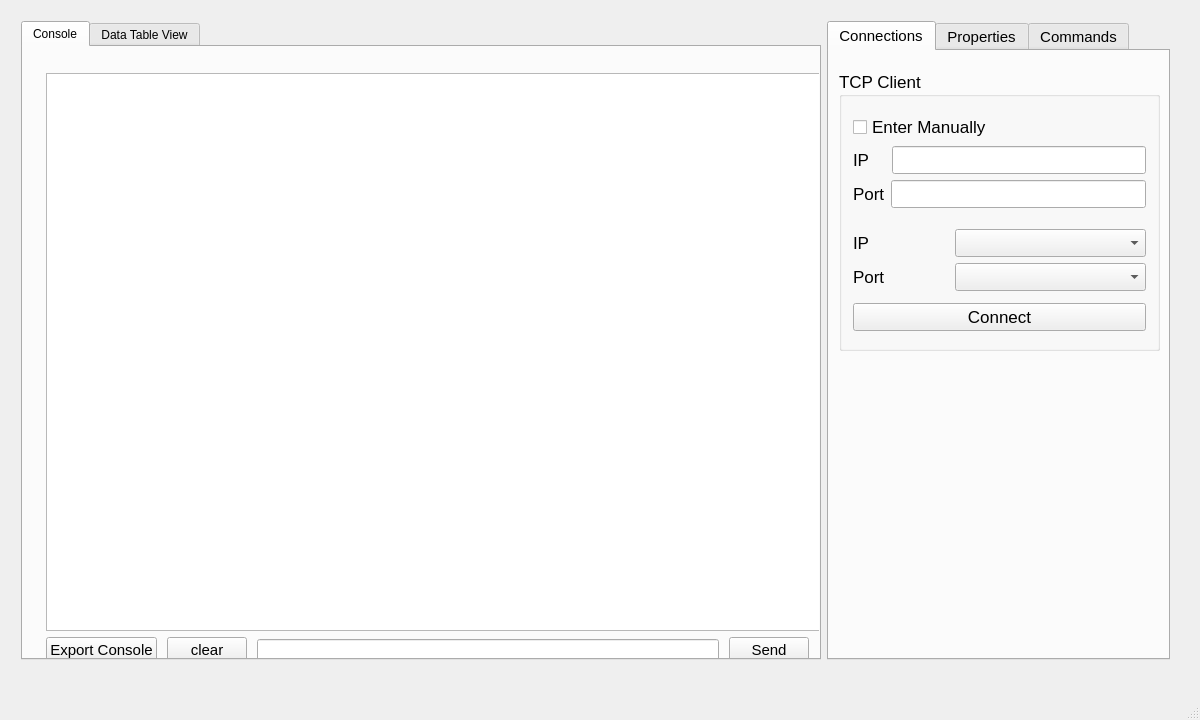
<?xml version="1.0" encoding="UTF-8"?>
<ui version="4.0">
 <class>MainWindow</class>
 <widget class="QMainWindow" name="MainWindow">
  <property name="geometry">
   <rect>
    <x>0</x>
    <y>0</y>
    <width>1200</width>
    <height>720</height>
   </rect>
  </property>
  <property name="sizePolicy">
   <sizepolicy hsizetype="Fixed" vsizetype="Fixed">
    <horstretch>0</horstretch>
    <verstretch>0</verstretch>
   </sizepolicy>
  </property>
  <property name="maximumSize">
   <size>
    <width>1920</width>
    <height>1200</height>
   </size>
  </property>
  <property name="windowTitle">
   <string>MainWindow</string>
  </property>
  <property name="windowIcon">
   <iconset>
    <normaloff>:/icons/DTU_red-blue.ico</normaloff>:/icons/DTU_red-blue.ico</iconset>
  </property>
  <widget class="QWidget" name="centralWidget">
   <widget class="QWidget" name="layoutWidget">
    <property name="geometry">
     <rect>
      <x>10</x>
      <y>10</y>
      <width>1171</width>
      <height>661</height>
     </rect>
    </property>
    <layout class="QHBoxLayout" name="Debug_Connection_Main_vecrticalLayout" stretch="70,30">
     <item>
      <widget class="QTabWidget" name="Console_tabWidget">
       <property name="currentIndex">
        <number>0</number>
       </property>
       <widget class="QWidget" name="Console_tab">
        <attribute name="title">
         <string>Console</string>
        </attribute>
        <widget class="QWidget" name="layoutWidget">
         <property name="geometry">
          <rect>
           <x>12</x>
           <y>15</y>
           <width>785</width>
           <height>601</height>
          </rect>
         </property>
         <layout class="QVBoxLayout" name="Console_Controls_verticalLayout" stretch="100,10">
          <property name="spacing">
           <number>6</number>
          </property>
          <property name="sizeConstraint">
           <enum>QLayout::SetNoConstraint</enum>
          </property>
          <property name="bottomMargin">
           <number>0</number>
          </property>
          <item>
           <widget class="QTextEdit" name="Console_textEdit">
            <property name="sizePolicy">
             <sizepolicy hsizetype="Preferred" vsizetype="Preferred">
              <horstretch>0</horstretch>
              <verstretch>0</verstretch>
             </sizepolicy>
            </property>
            <property name="minimumSize">
             <size>
              <width>779</width>
              <height>523</height>
             </size>
            </property>
            <property name="font">
             <font>
              <pointsize>16</pointsize>
              <weight>75</weight>
              <bold>true</bold>
              <underline>false</underline>
              <strikeout>false</strikeout>
             </font>
            </property>
            <property name="frameShape">
             <enum>QFrame::StyledPanel</enum>
            </property>
            <property name="frameShadow">
             <enum>QFrame::Sunken</enum>
            </property>
            <property name="lineWidth">
             <number>1</number>
            </property>
            <property name="midLineWidth">
             <number>0</number>
            </property>
            <property name="readOnly">
             <bool>true</bool>
            </property>
           </widget>
          </item>
          <item>
           <layout class="QHBoxLayout" name="ConsoleControls_horizontalLayout" stretch="3,1,20,1">
            <property name="spacing">
             <number>10</number>
            </property>
            <property name="sizeConstraint">
             <enum>QLayout::SetNoConstraint</enum>
            </property>
            <property name="leftMargin">
             <number>0</number>
            </property>
            <item>
             <widget class="QPushButton" name="Console_Export_exportConsole_pushButton">
              <property name="font">
               <font>
                <pointsize>11</pointsize>
                <weight>50</weight>
                <bold>false</bold>
                <underline>false</underline>
                <strikeout>false</strikeout>
               </font>
              </property>
              <property name="text">
               <string>Export Console</string>
              </property>
             </widget>
            </item>
            <item>
             <widget class="QPushButton" name="Console_Clear_pushButton">
              <property name="font">
               <font>
                <pointsize>11</pointsize>
               </font>
              </property>
              <property name="text">
               <string>clear</string>
              </property>
             </widget>
            </item>
            <item>
             <widget class="QLineEdit" name="Console_lineEdit">
              <property name="sizePolicy">
               <sizepolicy hsizetype="MinimumExpanding" vsizetype="Fixed">
                <horstretch>0</horstretch>
                <verstretch>0</verstretch>
               </sizepolicy>
              </property>
             </widget>
            </item>
            <item>
             <widget class="QPushButton" name="ConsoleSend_pushButton">
              <property name="sizePolicy">
               <sizepolicy hsizetype="Minimum" vsizetype="Fixed">
                <horstretch>0</horstretch>
                <verstretch>0</verstretch>
               </sizepolicy>
              </property>
              <property name="font">
               <font>
                <pointsize>11</pointsize>
                <weight>50</weight>
                <bold>false</bold>
                <underline>false</underline>
                <strikeout>false</strikeout>
               </font>
              </property>
              <property name="text">
               <string>Send</string>
              </property>
             </widget>
            </item>
           </layout>
          </item>
         </layout>
        </widget>
       </widget>
       <widget class="QWidget" name="TableView_tab">
        <attribute name="title">
         <string>Data Table View</string>
        </attribute>
        <widget class="QWidget" name="layoutWidget">
         <property name="geometry">
          <rect>
           <x>15</x>
           <y>11</y>
           <width>781</width>
           <height>601</height>
          </rect>
         </property>
         <layout class="QVBoxLayout" name="TableView_Controls_verticalLayout" stretch="13,1">
          <item>
           <widget class="QTableView" name="Data_tableView">
            <property name="enabled">
             <bool>true</bool>
            </property>
            <property name="sizePolicy">
             <sizepolicy hsizetype="Minimum" vsizetype="Minimum">
              <horstretch>0</horstretch>
              <verstretch>0</verstretch>
             </sizepolicy>
            </property>
            <property name="minimumSize">
             <size>
              <width>53</width>
              <height>116</height>
             </size>
            </property>
           </widget>
          </item>
          <item>
           <layout class="QHBoxLayout" name="TableViewControls_horizontalLayout">
            <property name="rightMargin">
             <number>550</number>
            </property>
            <item>
             <widget class="QPushButton" name="DataView_Export_exportConsole_pushButton">
              <property name="font">
               <font>
                <pointsize>11</pointsize>
                <weight>50</weight>
                <bold>false</bold>
                <underline>false</underline>
                <strikeout>false</strikeout>
               </font>
              </property>
              <property name="text">
               <string>Export Console</string>
              </property>
             </widget>
            </item>
            <item>
             <widget class="QPushButton" name="DataView_Clear_pushButton">
              <property name="font">
               <font>
                <pointsize>11</pointsize>
               </font>
              </property>
              <property name="text">
               <string>clear</string>
              </property>
             </widget>
            </item>
           </layout>
          </item>
         </layout>
        </widget>
       </widget>
      </widget>
     </item>
     <item>
      <widget class="QTabWidget" name="Debug_tabWidget">
       <property name="font">
        <font>
         <pointsize>11</pointsize>
        </font>
       </property>
       <property name="tabPosition">
        <enum>QTabWidget::North</enum>
       </property>
       <property name="tabShape">
        <enum>QTabWidget::Rounded</enum>
       </property>
       <property name="currentIndex">
        <number>0</number>
       </property>
       <widget class="QWidget" name="Connections_tab">
        <attribute name="title">
         <string>Connections</string>
        </attribute>
        <widget class="QGroupBox" name="TCP_Connection_groupBox">
         <property name="geometry">
          <rect>
           <x>10</x>
           <y>20</y>
           <width>321</width>
           <height>280</height>
          </rect>
         </property>
         <property name="font">
          <font>
           <pointsize>13</pointsize>
           <weight>50</weight>
           <bold>false</bold>
          </font>
         </property>
         <property name="title">
          <string>TCP Client</string>
         </property>
         <layout class="QVBoxLayout" name="verticalLayout_6">
          <item>
           <layout class="QVBoxLayout" name="verticalLayout_4">
            <item>
             <layout class="QVBoxLayout" name="verticalLayout_2">
              <item>
               <widget class="QCheckBox" name="TCP_EnableManualInput_checkBox">
                <property name="text">
                 <string>Enter Manually</string>
                </property>
               </widget>
              </item>
              <item>
               <layout class="QVBoxLayout" name="TCP_ManualInput_verticalLayout">
                <item>
                 <layout class="QHBoxLayout" name="TCP_ManualInput_IP_horizontalLayout">
                  <property name="spacing">
                   <number>22</number>
                  </property>
                  <item>
                   <widget class="QLabel" name="TCP_ManualInput_IP_label">
                    <property name="text">
                     <string>IP</string>
                    </property>
                   </widget>
                  </item>
                  <item>
                   <widget class="QLineEdit" name="TCP_ManualInput_IP_lineEdit"/>
                  </item>
                 </layout>
                </item>
                <item>
                 <layout class="QHBoxLayout" name="TCP_ManualInput_Port_horizontalLayout">
                  <item>
                   <widget class="QLabel" name="TCP_ManualInput_Port_label">
                    <property name="font">
                     <font>
                      <pointsize>13</pointsize>
                      <weight>50</weight>
                      <bold>false</bold>
                     </font>
                    </property>
                    <property name="text">
                     <string>Port</string>
                    </property>
                   </widget>
                  </item>
                  <item>
                   <widget class="QLineEdit" name="TCP_ManualInput_Port_lineEdit"/>
                  </item>
                 </layout>
                </item>
               </layout>
              </item>
             </layout>
            </item>
            <item>
             <layout class="QVBoxLayout" name="TCP_Select_verticalLayout">
              <item>
               <layout class="QHBoxLayout" name="TCP_Select_IP_horizontalLayout" stretch="5,10">
                <property name="topMargin">
                 <number>15</number>
                </property>
                <item>
                 <widget class="QLabel" name="TCP_Select_IP_label">
                  <property name="font">
                   <font>
                    <pointsize>13</pointsize>
                    <weight>50</weight>
                    <bold>false</bold>
                   </font>
                  </property>
                  <property name="text">
                   <string>IP</string>
                  </property>
                 </widget>
                </item>
                <item>
                 <widget class="QComboBox" name="TCP_Select_IP_comboBox"/>
                </item>
               </layout>
              </item>
              <item>
               <layout class="QHBoxLayout" name="TCP_Select_Port_horizontalLayout" stretch="5,10">
                <item>
                 <widget class="QLabel" name="TCP_Select_Port_label">
                  <property name="font">
                   <font>
                    <pointsize>13</pointsize>
                    <weight>50</weight>
                    <bold>false</bold>
                   </font>
                  </property>
                  <property name="text">
                   <string>Port</string>
                  </property>
                 </widget>
                </item>
                <item>
                 <widget class="QComboBox" name="TCP_Select_Port_comboBox"/>
                </item>
               </layout>
              </item>
             </layout>
            </item>
           </layout>
          </item>
          <item>
           <widget class="QPushButton" name="TCP_Connect_pushButton">
            <property name="font">
             <font>
              <pointsize>13</pointsize>
              <weight>50</weight>
              <bold>false</bold>
              <underline>false</underline>
              <strikeout>false</strikeout>
             </font>
            </property>
            <property name="text">
             <string>Connect</string>
            </property>
           </widget>
          </item>
         </layout>
        </widget>
       </widget>
       <widget class="QWidget" name="Properties_tab">
        <attribute name="title">
         <string>Properties</string>
        </attribute>
        <widget class="QWidget" name="layoutWidget">
         <property name="geometry">
          <rect>
           <x>15</x>
           <y>11</y>
           <width>321</width>
           <height>601</height>
          </rect>
         </property>
         <layout class="QVBoxLayout" name="Properties_tab_verticalLayout" stretch="6,4">
          <property name="spacing">
           <number>0</number>
          </property>
          <item>
           <widget class="QTableView" name="Properties_tableView"/>
          </item>
          <item>
           <widget class="QGroupBox" name="Properties_groupBox">
            <property name="title">
             <string notr="true"/>
            </property>
            <property name="flat">
             <bool>false</bool>
            </property>
            <property name="checkable">
             <bool>false</bool>
            </property>
           </widget>
          </item>
         </layout>
        </widget>
       </widget>
       <widget class="QWidget" name="Commands_tab">
        <attribute name="title">
         <string>Commands</string>
        </attribute>
        <widget class="QWidget" name="layoutWidget">
         <property name="geometry">
          <rect>
           <x>11</x>
           <y>11</y>
           <width>321</width>
           <height>601</height>
          </rect>
         </property>
         <layout class="QVBoxLayout" name="verticalLayout">
          <property name="sizeConstraint">
           <enum>QLayout::SetNoConstraint</enum>
          </property>
          <item>
           <widget class="QTreeView" name="Commands_treeView">
            <property name="frameShape">
             <enum>QFrame::StyledPanel</enum>
            </property>
            <property name="frameShadow">
             <enum>QFrame::Plain</enum>
            </property>
            <property name="lineWidth">
             <number>5</number>
            </property>
            <property name="animated">
             <bool>false</bool>
            </property>
           </widget>
          </item>
          <item>
           <layout class="QHBoxLayout" name="horizontalLayout_2" stretch="5,5,2,2">
            <item>
             <widget class="QPushButton" name="Command_Save_pushButton">
              <property name="font">
               <font>
                <pointsize>11</pointsize>
                <weight>50</weight>
                <bold>false</bold>
               </font>
              </property>
              <property name="text">
               <string>Save </string>
              </property>
             </widget>
            </item>
            <item>
             <widget class="QPushButton" name="Command_Import_pushButton">
              <property name="font">
               <font>
                <pointsize>11</pointsize>
                <weight>50</weight>
                <bold>false</bold>
               </font>
              </property>
              <property name="text">
               <string>Import</string>
              </property>
             </widget>
            </item>
            <item>
             <widget class="QPushButton" name="Command_add_pushButton">
              <property name="sizePolicy">
               <sizepolicy hsizetype="Ignored" vsizetype="Fixed">
                <horstretch>0</horstretch>
                <verstretch>0</verstretch>
               </sizepolicy>
              </property>
              <property name="font">
               <font>
                <pointsize>11</pointsize>
               </font>
              </property>
              <property name="text">
               <string>+</string>
              </property>
             </widget>
            </item>
            <item>
             <widget class="QPushButton" name="Command_delete_pushButton">
              <property name="sizePolicy">
               <sizepolicy hsizetype="Ignored" vsizetype="Fixed">
                <horstretch>0</horstretch>
                <verstretch>0</verstretch>
               </sizepolicy>
              </property>
              <property name="font">
               <font>
                <pointsize>11</pointsize>
               </font>
              </property>
              <property name="text">
               <string>-</string>
              </property>
             </widget>
            </item>
           </layout>
          </item>
         </layout>
        </widget>
       </widget>
      </widget>
     </item>
    </layout>
   </widget>
  </widget>
  <widget class="QMenuBar" name="menuBar">
   <property name="geometry">
    <rect>
     <x>0</x>
     <y>0</y>
     <width>1200</width>
     <height>21</height>
    </rect>
   </property>
  </widget>
  <widget class="QStatusBar" name="statusBar">
   <property name="enabled">
    <bool>false</bool>
   </property>
  </widget>
  <action name="actionSo">
   <property name="text">
    <string>connect</string>
   </property>
  </action>
  <action name="actionPorts">
   <property name="text">
    <string>Ports</string>
   </property>
  </action>
  <action name="actionBaud">
   <property name="text">
    <string>Baud</string>
   </property>
  </action>
 </widget>
 <layoutdefault spacing="6" margin="11"/>
 <resources/>
 <connections/>
</ui>
